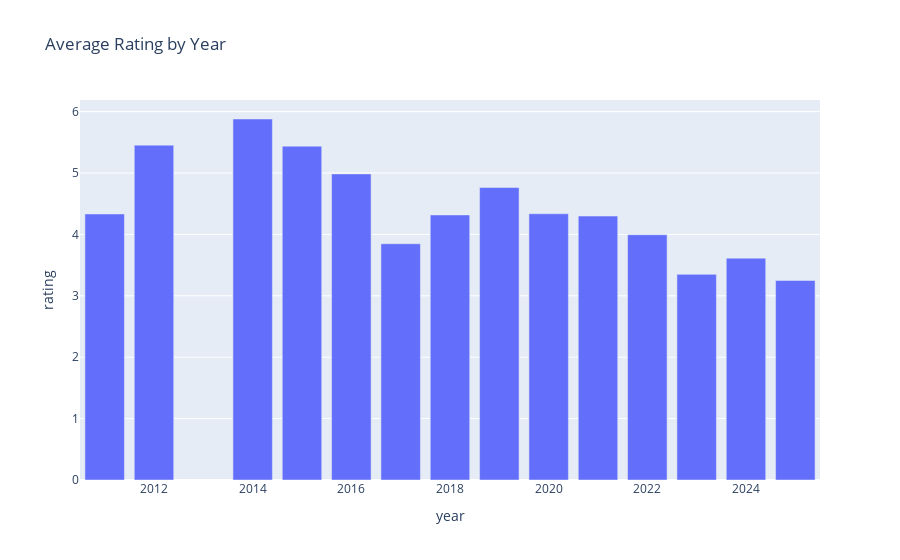

Notebook cell for this chart:
### Markdown cell above
There are no reviews during 2013. I double checked the website and this is true on the website as well.

### Code cell
# get the yearly averages
yearly = yearly_avg(reviews_df)
# plot using plotly bar plot
fig = px.bar(
            yearly,
            x='year',
            y='rating', 
            title='Average Rating by Year'
)
fig.show()

### Figure 1 — Plotly figure (JSON) as saved in the notebook; plotly's stock layout.template omitted (floating-point values rounded to 4 significant figures)
{"data": [{"alignmentgroup": "True", "hovertemplate": "year=%{x}<br>rating=%{y}<extra></extra>", "legendgroup": "", "marker": {"color": "#636efa", "pattern": {"shape": ""}}, "name": "", "offsetgroup": "", "orientation": "v", "showlegend": false, "textposition": "auto", "type": "bar", "x": [2011, 2012, 2014, 2015, 2016, 2017, 2018, 2019, 2020, 2021, 2022, 2023, 2024, 2025], "xaxis": "x", "y": [4.333, 5.455, 5.88, 5.438, 4.986, 3.848, 4.318, 4.764, 4.337, 4.299, 3.995, 3.35, 3.614, 3.25], "yaxis": "y"}], "layout": {"barmode": "relative", "legend": {"tracegroupgap": 0}, "title": {"text": "Average Rating by Year"}, "xaxis": {"anchor": "y", "domain": [0, 1], "title": {"text": "year"}}, "yaxis": {"anchor": "x", "domain": [0, 1], "title": {"text": "rating"}}}}
